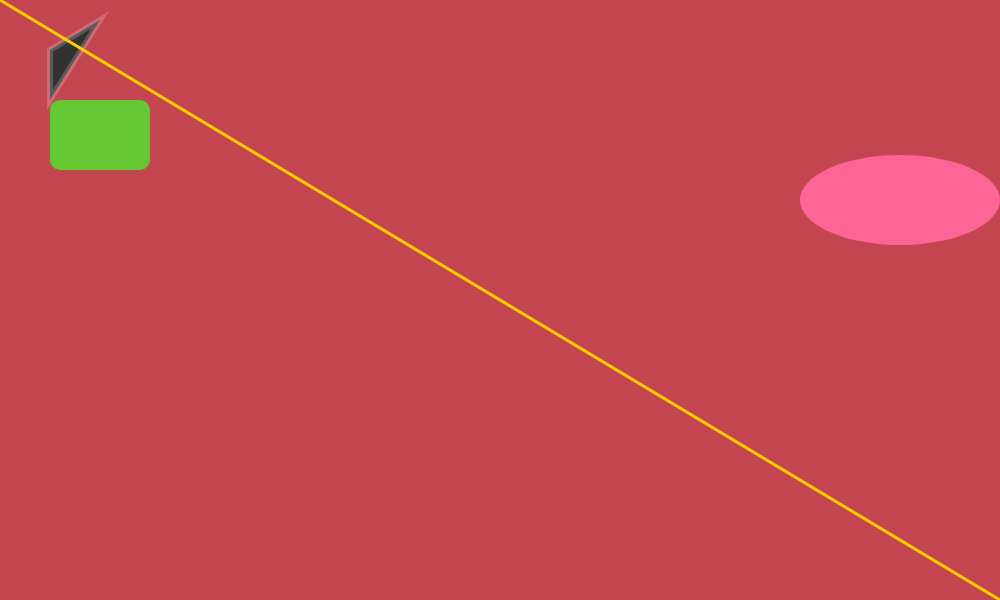
Frame 1 (no input)
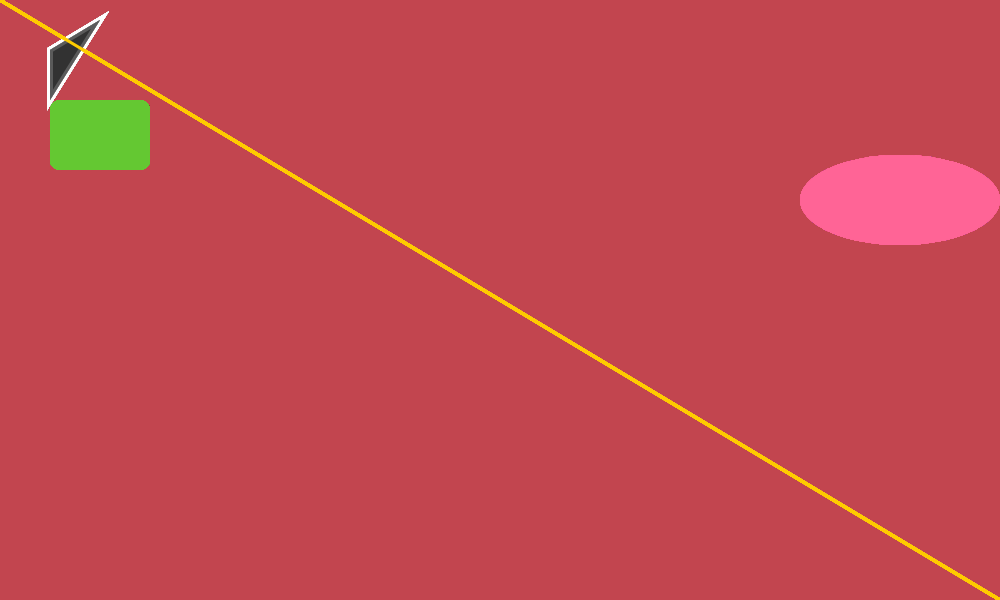
Frame 60 (no input)
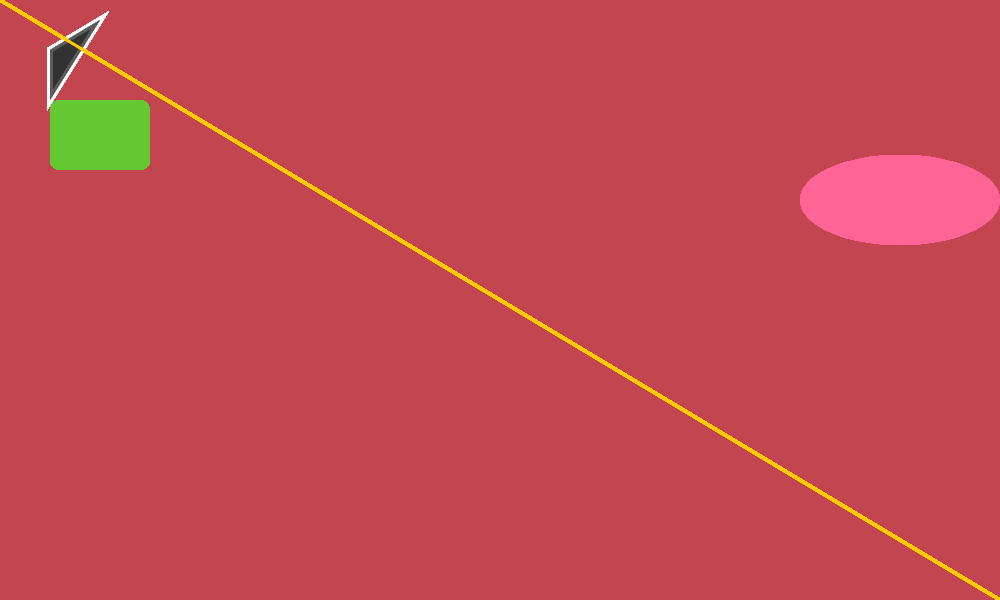
Frame 120 (the mouse pressed at the canvas centre since frame 60)

The p5.js sketch that drew these frames (run headless with seeded random() and noise() and a simulated clock; from frame 60 on, the mouse is pressed at the canvas centre):

// p5.js sketch
// ── sketch.js
function setup() {
  createCanvas(1000, 600);
  background(194, 69, 79);
}

function draw() {

//Green Rectangle with rounded edges
  fill(100, 200, 50);
  noStroke();
  rect(50, 100, 100, 70, 10);
  
  //Grey Triangle with white semitransparent, thick stroke
  strokeWeight(6);
  stroke(255, 255, 255, 50);
  fill(50);
  triangle(100, 20, 50, 50, 50, 100);
  
  //Ellipse on the right side
  fill(255,100,150);
  noStroke()
  ellipseMode(RADIUS)
  ellipse(900, 200, 100, 45)
  
  //Diagonal line from corner to corner
  stroke(255, 204, 0);
  strokeWeight(3)
  line(0, 0, 1000, 600);
}
